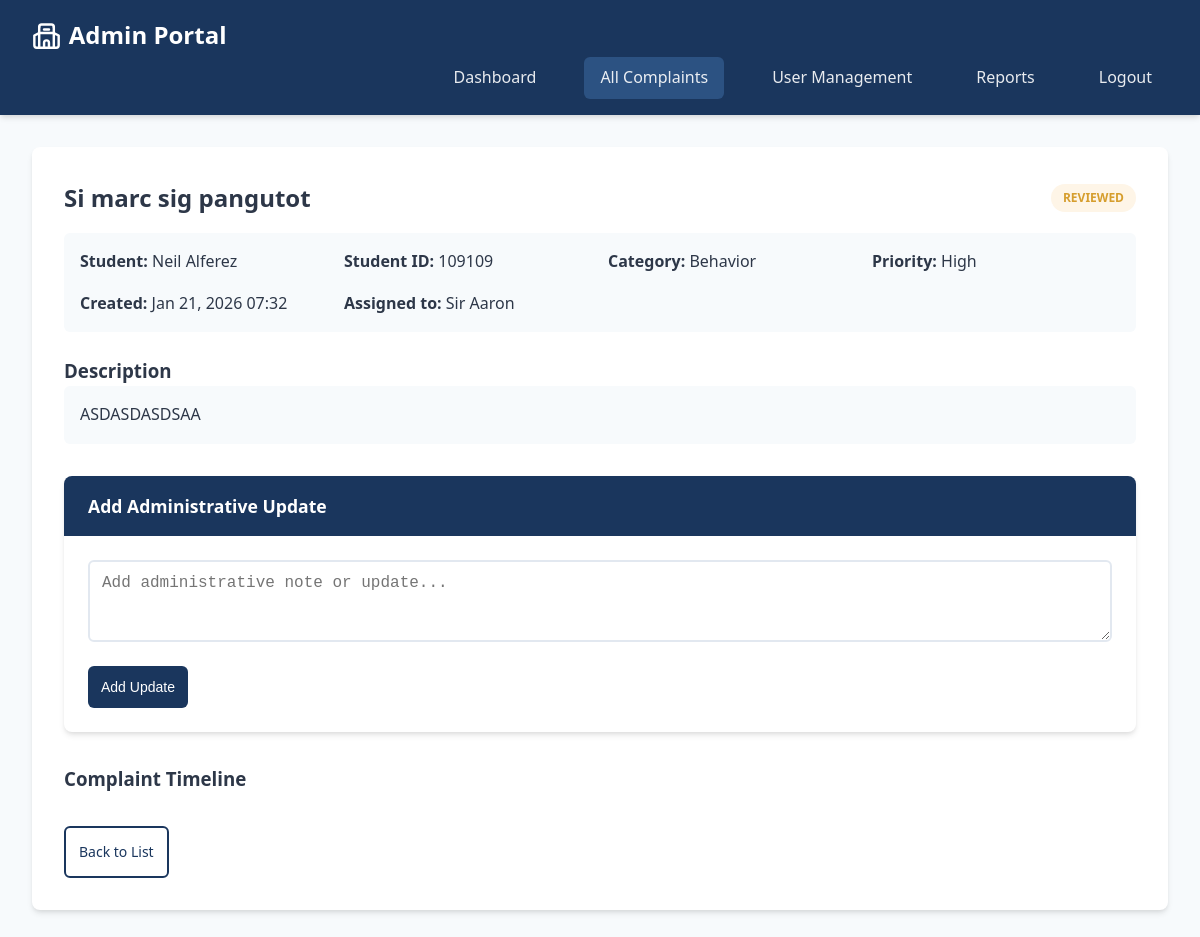
The app's page /admin/complaints.php?view=1 (signed in) with its own data.
### tables this page shows
CREATE TABLE `complaints` (
  `id` int(11) NOT NULL,
  `title` varchar(200) NOT NULL,
  `description` text NOT NULL,
  `category` enum('academic','facility','behavior','other') NOT NULL,
  `priority` enum('low','medium','high','urgent') DEFAULT 'medium',
  `status` enum('submitted','reviewed','in_progress','resolved','closed') DEFAULT 'submitted',
  `student_id` int(11) NOT NULL,
  `assigned_teacher_id` int(11) DEFAULT NULL,
  `created_at` timestamp NOT NULL DEFAULT current_timestamp(),
  `updated_at` timestamp NOT NULL DEFAULT current_timestamp() ON UPDATE current_timestamp(),
  `resolved_at` timestamp NULL DEFAULT NULL
);

CREATE TABLE `users` (
  `id` int(11) NOT NULL,
  `username` varchar(50) NOT NULL,
  `password` varchar(255) NOT NULL,
  `email` varchar(100) NOT NULL,
  `role` enum('student','teacher','admin') NOT NULL,
  `full_name` varchar(100) NOT NULL,
  `student_id` varchar(20) DEFAULT NULL,
  `department` varchar(50) DEFAULT NULL,
  `created_at` timestamp NOT NULL DEFAULT current_timestamp(),
  `status` enum('active','suspended') DEFAULT 'active'
);

### includes/db.php (called while the page is built, shortened)
<?php
class Database
{
    private static $instance = null;
    private $conn;
    private function __construct()
    {
        try {
            $this->conn = new mysqli(DB_HOST, DB_USER, DB_PASS, DB_NAME);
            $this->conn->set_charset("utf8mb4");
        } catch (Exception $e) {
            die("Database connection error: " . $e->getMessage());
        }
    }
    public static function getInstance()
    {
        if (self::$instance === null) {
            self::$instance = new self();
        }
        return self::$instance;
    }
    public function getConnection()
    {
        return $this->conn;
    }
}

### includes/functions.php (called while the page is built, shortened)
<?php
require_once 'db.php';
class ComplaintSystem
{
    private $db;
    public function __construct()
    {
        $database = Database::getInstance();
        $this->db = $database->getConnection();
    }
    public function getComplaintById($id)
    {
        $stmt = $this->db->prepare("
            SELECT c.*, u.full_name as student_name, u.student_id, u.department,
                   t.full_name as teacher_name, t.email as teacher_email
            FROM complaints c
            LEFT JOIN users u ON c.student_id = u.id
            LEFT JOIN users t ON c.assigned_teacher_id = t.id
            WHERE c.id = ?
        ");
        $stmt->bind_param("i", $id);
        $stmt->execute();
        return $stmt->get_result()->fetch_assoc();
    }
}

### admin/complaints.php (the view, shortened to what this page needs)
<?php
require_once '../includes/functions.php';
$system = new ComplaintSystem();
if (isset($_GET['view'])) {
    $complaint = $system->getComplaintById($_GET['view']);
}
?>
<!DOCTYPE html>
<html lang="en">
<head>
    <link rel="stylesheet" href="../assets/css/style.css">
    <link rel="stylesheet" href="../assets/css/dashboard.css">
</head>
<body>
    <nav class="navbar">
        <a href="#" class="navbar-brand">Admin Portal</a>
        <div class="navbar-menu">
            <a href="dashboard.php" class="nav-link">Dashboard</a>
            <a href="complaints.php" class="nav-link active">All Complaints</a>
            <a href="users.php" class="nav-link">User Management</a>
            <a href="reports.php" class="nav-link">Reports</a>
            <a href="../logout.php" class="nav-link">Logout</a>
        </div>
    </nav>
    <div class="container">
        <?php if (isset($_GET['view'])): ?>
            <div class="complaint-detail">
                <div style="display: flex; justify-content: space-between; align-items: center; margin-bottom: 1rem;">
                    <h2><?php echo htmlspecialchars($complaint['title']); ?></h2>
                    <span class="badge badge-<?php echo $complaint['status']; ?>">
                        <?php echo ucfirst(str_replace('_', ' ', $complaint['status'])); ?>
                    </span>
                </div>
                <div class="complaint-meta">
                    <div><strong>Student:</strong> <?php echo htmlspecialchars($complaint['student_name']); ?></div>
                    <div><strong>Student ID:</strong> <?php echo htmlspecialchars($complaint['student_id'] ?? 'N/A'); ?></div>
                    <div><strong>Category:</strong> <?php echo ucfirst($complaint['category']); ?></div>
                    <div><strong>Priority:</strong> <?php echo ucfirst($complaint['priority']); ?></div>
                    <div><strong>Created:</strong> <?php echo date('M d, Y H:i', strtotime($complaint['created_at'])); ?></div>
                    <div><strong>Assigned to:</strong>
                        <?php echo $complaint['teacher_name'] ? htmlspecialchars($complaint['teacher_name']) : '<span style="color: var(--warning);">Unassigned</span>'; ?>
                    </div>
                </div>
                <div style="margin: 1.5rem 0;">
                    <h3>Description</h3>
                    <p style="background: var(--light); padding: 1rem; border-radius: 0.375rem;">
                        <?php echo nl2br(htmlspecialchars($complaint['description'])); ?>
                    </p>
                </div>
                <div class="card" style="margin: 2rem 0;">
                    <div class="card-header">Add Administrative Update</div>
                    <div class="card-body">
                        <form method="POST">
                            <div class="form-group">
                                <textarea name="update_text" class="form-control" rows="3" required
                                          placeholder="Add administrative note or update..."></textarea>
                            </div>
                            <button type="submit" class="btn btn-primary">Add Update</button>
                        </form>
                    </div>
                </div>
                <div style="margin: 2rem 0;">
                    <h3>Complaint Timeline</h3>
                </div>
                <a href="complaints.php" class="btn btn-outline">Back to List</a>
            </div>
        <?php endif; ?>
    </div>
</body>
</html>

### assets/css/style.css (style rules this page uses)
:root { --primary: #1a365d; --primary-light: #2c5282; --secondary: #3182ce; --success: #38a169; --warning: #d69e2e; --danger: #e53e3e; --info: #4299e1; --dark: #2d3748; --light: #f7fafc; --text: #2d3748; --text-light: #718096; --border: #e2e8f0; --shadow: 0 4px 6px -1px rgba(0, 0, 0, 0.1), 0 2px 4px -1px rgba(0, 0, 0, 0.06); --shadow-lg: 0 10px 15px -3px rgba(0, 0, 0, 0.1), 0 4px 6px -2px rgba(0, 0, 0, 0.05); }
* { margin: 0; padding: 0; box-sizing: border-box; }
body { font-family: "Segoe UI", Tahoma, Geneva, Verdana, sans-serif; background-color: var(--light); color: var(--text); line-height: 1.6; }
.navbar { background-color: var(--primary); padding: 1rem 2rem; box-shadow: var(--shadow); position: sticky; top: 0; z-index: 1000; }
.navbar-brand { color: white; font-size: 1.5rem; font-weight: bold; text-decoration: none; display: inline-flex; align-items: center; gap: 0.5rem; }
.navbar-brand::before { content: ""; width: 1.8rem; height: 1.8rem; background-color: currentColor; flex: 0 0 auto; }
.navbar-menu { display: flex; justify-content: flex-end; gap: 2rem; align-items: center; margin-left: auto; }
.nav-link { color: rgba(255, 255, 255, 0.9); text-decoration: none; padding: 0.5rem 1rem; border-radius: 0.375rem; transition: all 0.3s ease; position: relative; }
.nav-link.active { background-color: var(--primary-light); }
.container { max-width: 1200px; margin: 0 auto; padding: 2rem; }
.card { background: white; border-radius: 0.5rem; box-shadow: var(--shadow); overflow: hidden; transition: transform 0.2s, box-shadow 0.2s; }
.card-header { background-color: var(--primary); color: white; padding: 1rem 1.5rem; font-weight: 600; font-size: 1.1rem; }
.card-body { padding: 1.5rem; }
.btn { display: inline-flex; align-items: center; justify-content: center; gap: 0.5rem; padding: 13px; border: none; border-radius: 0.375rem; font-weight: 500; cursor: pointer; transition: all 0.3s ease; text-decoration: none; font-size: 0.875rem; }
.btn-primary { background-color: var(--primary); color: white; }
.btn-outline { background: transparent; border: 2px solid var(--primary); color: var(--primary); }
.form-group { margin-bottom: 1rem; }
.form-control { width: 100%; padding: 0.75rem; border: 2px solid var(--border); border-radius: 0.375rem; font-size: 1rem; transition: border-color 0.3s; }
.badge { display: inline-block; padding: 0.25rem 0.75rem; border-radius: 9999px; font-size: 0.75rem; font-weight: 600; text-transform: uppercase; }
.badge-reviewed { background-color: #fef5e7; color: var(--warning); }

### assets/css/dashboard.css (style rules this page uses)
.complaint-detail { background: white; padding: 2rem; border-radius: 0.5rem; box-shadow: var(--shadow); margin-bottom: 2rem; }
.complaint-meta { display: grid; grid-template-columns: repeat(auto-fit, minmax(200px, 1fr)); gap: 1rem; padding: 1rem; background-color: var(--light); border-radius: 0.375rem; margin: 1rem 0; }

### records on screen
complaints: title "Si marc sig pangutot", status "REVIEWED", student.full_name "Neil Alferez", student.student_id "109109", category "Behavior", priority "High", created_at "Jan 21, 2026 07:32", assigned_teacher.full_name "Sir Aaron", description "ASDASDASDSAA"
